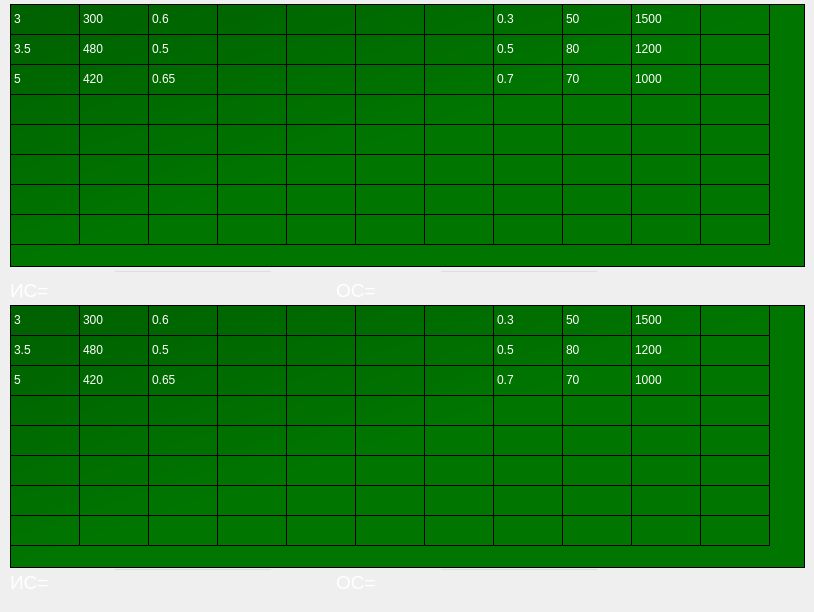
   <widget class="QWidget" name="MAI_21">
    <widget class="QLabel" name="OS_1_l_24">
     <property name="geometry">
      <rect>
       <x>336</x>
       <y>270</y>
       <width>121</width>
       <height>41</height>
      </rect>
     </property>
     <property name="styleSheet">
      <string notr="true">QLabel
{
color: white;
}</string>
     </property>
     <property name="text">
      <string>&lt;html&gt;&lt;head/&gt;&lt;body&gt;&lt;p&gt;&lt;span style=&quot; font-size:14pt;&quot;&gt;ОС=&lt;/span&gt;&lt;/p&gt;&lt;/body&gt;&lt;/html&gt;</string>
     </property>
    </widget>
    <widget class="QLineEdit" name="OS_24">
     <property name="geometry">
      <rect>
       <x>439</x>
       <y>270</y>
       <width>160</width>
       <height>30</height>
      </rect>
     </property>
     <property name="styleSheet">
      <string notr="true">QLineEdit
{
background: rgb(0,0,0,0);
color: white;
}</string>
     </property>
     <property name="text">
      <string/>
     </property>
    </widget>
    <widget class="QLabel" name="IS_1_l_24">
     <property name="geometry">
      <rect>
       <x>10</x>
       <y>270</y>
       <width>121</width>
       <height>41</height>
      </rect>
     </property>
     <property name="styleSheet">
      <string notr="true">QLabel
{
color: white;
}</string>
     </property>
     <property name="text">
      <string>&lt;html&gt;&lt;head/&gt;&lt;body&gt;&lt;p&gt;&lt;span style=&quot; font-size:14pt;&quot;&gt;ИС=&lt;/span&gt;&lt;/p&gt;&lt;/body&gt;&lt;/html&gt;</string>
     </property>
    </widget>
    <widget class="QLineEdit" name="IS_25">
     <property name="geometry">
      <rect>
       <x>113</x>
       <y>568</y>
       <width>160</width>
       <height>30</height>
      </rect>
     </property>
     <property name="styleSheet">
      <string notr="true">QLineEdit
{
background: rgb(0,0,0,0);
color: white;
}</string>
     </property>
     <property name="text">
      <string/>
     </property>
    </widget>
    <widget class="QLineEdit" name="IS_24">
     <property name="geometry">
      <rect>
       <x>113</x>
       <y>270</y>
       <width>160</width>
       <height>30</height>
      </rect>
     </property>
     <property name="styleSheet">
      <string notr="true">QLineEdit
{
background: rgb(0,0,0,0);
color: white;
}</string>
     </property>
     <property name="text">
      <string/>
     </property>
    </widget>
    <widget class="QTableWidget" name="tableWidget_36">
     <property name="geometry">
      <rect>
       <x>10</x>
       <y>4</y>
       <width>795</width>
       <height>263</height>
      </rect>
     </property>
     <property name="styleSheet">
      <string notr="true">QTableWidget
{
background-color: 
qlineargradient(x1: 0, y1: 0, x2: 0.5, y2: 0.5, stop: 0 #006000, stop: 1 #007500);
color:white;
}</string>
     </property>
     <property name="columnCount">
      <number>11</number>
     </property>
     <attribute name="horizontalHeaderVisible">
      <bool>false</bool>
     </attribute>
     <attribute name="horizontalHeaderDefaultSectionSize">
      <number>69</number>
     </attribute>
     <attribute name="verticalHeaderVisible">
      <bool>false</bool>
     </attribute>
     <row>
      <property name="text">
       <string>А</string>
      </property>
     </row>
     <row>
      <property name="text">
       <string>Б</string>
      </property>
     </row>
     <row>
      <property name="text">
       <string>В</string>
      </property>
     </row>
     <row>
      <property name="text">
       <string>Г</string>
      </property>
     </row>
     <row>
      <property name="text">
       <string>Д</string>
      </property>
     </row>
     <row>
      <property name="text">
       <string>Е</string>
      </property>
     </row>
     <row>
      <property name="text">
       <string>Ё</string>
      </property>
     </row>
     <row>
      <property name="text">
       <string>sum</string>
      </property>
     </row>
     <column>
      <property name="text">
       <string>A</string>
      </property>
     </column>
     <column>
      <property name="text">
       <string>Б</string>
      </property>
     </column>
     <column>
      <property name="text">
       <string>В</string>
      </property>
     </column>
     <column>
      <property name="text">
       <string>Г</string>
      </property>
     </column>
     <column>
      <property name="text">
       <string>Д</string>
      </property>
     </column>
     <column>
      <property name="text">
       <string>Е</string>
      </property>
     </column>
     <column>
      <property name="text">
       <string>Ё</string>
      </property>
     </column>
     <column>
      <property name="text">
       <string>П(а(i))</string>
      </property>
     </column>
     <column>
      <property name="text">
       <string>П(а(i))^(1/6)</string>
      </property>
     </column>
     <column>
      <property name="text">
       <string>x(i)</string>
      </property>
     </column>
     <column>
      <property name="text">
       <string>max(lambda)</string>
      </property>
     </column>
     <item row="0" column="0">
      <property name="text">
       <string>3</string>
      </property>
     </item>
     <item row="0" column="1">
      <property name="text">
       <string>300</string>
      </property>
     </item>
     <item row="0" column="2">
      <property name="text">
       <string>0.6</string>
      </property>
     </item>
     <item row="0" column="7">
      <property name="text">
       <string>0.3</string>
      </property>
     </item>
     <item row="0" column="8">
      <property name="text">
       <string>50</string>
      </property>
     </item>
     <item row="0" column="9">
      <property name="text">
       <string>1500</string>
      </property>
     </item>
     <item row="1" column="0">
      <property name="text">
       <string>3.5</string>
      </property>
     </item>
     <item row="1" column="1">
      <property name="text">
       <string>480</string>
      </property>
     </item>
     <item row="1" column="2">
      <property name="text">
       <string>0.5</string>
      </property>
     </item>
     <item row="1" column="7">
      <property name="text">
       <string>0.5</string>
      </property>
     </item>
     <item row="1" column="8">
      <property name="text">
       <string>80</string>
      </property>
     </item>
     <item row="1" column="9">
      <property name="text">
       <string>1200</string>
      </property>
     </item>
     <item row="2" column="0">
      <property name="text">
       <string>5</string>
      </property>
     </item>
     <item row="2" column="1">
      <property name="text">
       <string>420</string>
      </property>
     </item>
     <item row="2" column="2">
      <property name="text">
       <string>0.65</string>
      </property>
     </item>
     <item row="2" column="7">
      <property name="text">
       <string>0.7</string>
      </property>
     </item>
     <item row="2" column="8">
      <property name="text">
       <string>70</string>
      </property>
     </item>
     <item row="2" column="9">
      <property name="text">
       <string>1000</string>
      </property>
     </item>
    </widget>
    <widget class="QLabel" name="IS_1_l_25">
     <property name="geometry">
      <rect>
       <x>10</x>
       <y>562</y>
       <width>121</width>
       <height>41</height>
      </rect>
     </property>
     <property name="styleSheet">
      <string notr="true">QLabel
{
color: white;
}</string>
     </property>
     <property name="text">
      <string>&lt;html&gt;&lt;head/&gt;&lt;body&gt;&lt;p&gt;&lt;span style=&quot; font-size:14pt;&quot;&gt;ИС=&lt;/span&gt;&lt;/p&gt;&lt;/body&gt;&lt;/html&gt;</string>
     </property>
    </widget>
    <widget class="QLineEdit" name="OS_25">
     <property name="geometry">
      <rect>
       <x>439</x>
       <y>568</y>
       <width>160</width>
       <height>30</height>
      </rect>
     </property>
     <property name="styleSheet">
      <string notr="true">QLineEdit
{
background: rgb(0,0,0,0);
color: white;
}</string>
     </property>
     <property name="text">
      <string/>
     </property>
    </widget>
    <widget class="QTableWidget" name="tableWidget_37">
     <property name="geometry">
      <rect>
       <x>10</x>
       <y>305</y>
       <width>795</width>
       <height>263</height>
      </rect>
     </property>
     <property name="styleSheet">
      <string notr="true">QTableWidget
{
background-color: 
qlineargradient(x1: 0, y1: 0, x2: 0.5, y2: 0.5, stop: 0 #006000, stop: 1 #007500);
color:white;
}</string>
     </property>
     <property name="columnCount">
      <number>11</number>
     </property>
     <attribute name="horizontalHeaderVisible">
      <bool>false</bool>
     </attribute>
     <attribute name="horizontalHeaderCascadingSectionResizes">
      <bool>true</bool>
     </attribute>
     <attribute name="horizontalHeaderDefaultSectionSize">
      <number>69</number>
     </attribute>
     <attribute name="verticalHeaderVisible">
      <bool>false</bool>
     </attribute>
     <attribute name="verticalHeaderCascadingSectionResizes">
      <bool>true</bool>
     </attribute>
     <row>
      <property name="text">
       <string>А</string>
      </property>
     </row>
     <row>
      <property name="text">
       <string>Б</string>
      </property>
     </row>
     <row>
      <property name="text">
       <string>В</string>
      </property>
     </row>
     <row>
      <property name="text">
       <string>Г</string>
      </property>
     </row>
     <row>
      <property name="text">
       <string>Д</string>
      </property>
     </row>
     <row>
      <property name="text">
       <string>Е</string>
      </property>
     </row>
     <row>
      <property name="text">
       <string>Ё</string>
      </property>
     </row>
     <row>
      <property name="text">
       <string>sum</string>
      </property>
     </row>
     <column>
      <property name="text">
       <string>A</string>
      </property>
     </column>
     <column>
      <property name="text">
       <string>Б</string>
      </property>
     </column>
     <column>
      <property name="text">
       <string>В</string>
      </property>
     </column>
     <column>
      <property name="text">
       <string>Г</string>
      </property>
     </column>
     <column>
      <property name="text">
       <string>Д</string>
      </property>
     </column>
     <column>
      <property name="text">
       <string>Е</string>
      </property>
     </column>
     <column>
      <property name="text">
       <string>Ё</string>
      </property>
     </column>
     <column>
      <property name="text">
       <string>П(а(i))</string>
      </property>
     </column>
     <column>
      <property name="text">
       <string>П(а(i))^(1/6)</string>
      </property>
     </column>
     <column>
      <property name="text">
       <string>x(i)</string>
      </property>
     </column>
     <column>
      <property name="text">
       <string>max(lambda)</string>
      </property>
     </column>
     <item row="0" column="0">
      <property name="text">
       <string>3</string>
      </property>
     </item>
     <item row="0" column="1">
      <property name="text">
       <string>300</string>
      </property>
     </item>
     <item row="0" column="2">
      <property name="text">
       <string>0.6</string>
      </property>
     </item>
     <item row="0" column="7">
      <property name="text">
       <string>0.3</string>
      </property>
     </item>
     <item row="0" column="8">
      <property name="text">
       <string>50</string>
      </property>
     </item>
     <item row="0" column="9">
      <property name="text">
       <string>1500</string>
      </property>
     </item>
     <item row="1" column="0">
      <property name="text">
       <string>3.5</string>
      </property>
     </item>
     <item row="1" column="1">
      <property name="text">
       <string>480</string>
      </property>
     </item>
     <item row="1" column="2">
      <property name="text">
       <string>0.5</string>
      </property>
     </item>
     <item row="1" column="7">
      <property name="text">
       <string>0.5</string>
      </property>
     </item>
     <item row="1" column="8">
      <property name="text">
       <string>80</string>
      </property>
     </item>
     <item row="1" column="9">
      <property name="text">
       <string>1200</string>
      </property>
     </item>
     <item row="2" column="0">
      <property name="text">
       <string>5</string>
      </property>
     </item>
     <item row="2" column="1">
      <property name="text">
       <string>420</string>
      </property>
     </item>
     <item row="2" column="2">
      <property name="text">
       <string>0.65</string>
      </property>
     </item>
     <item row="2" column="7">
      <property name="text">
       <string>0.7</string>
      </property>
     </item>
     <item row="2" column="8">
      <property name="text">
       <string>70</string>
      </property>
     </item>
     <item row="2" column="9">
      <property name="text">
       <string>1000</string>
      </property>
     </item>
    </widget>
    <widget class="QLabel" name="OS_1_l_25">
     <property name="geometry">
      <rect>
       <x>336</x>
       <y>562</y>
       <width>121</width>
       <height>41</height>
      </rect>
     </property>
     <property name="styleSheet">
      <string notr="true">QLabel
{
color: white;
}</string>
     </property>
     <property name="text">
      <string>&lt;html&gt;&lt;head/&gt;&lt;body&gt;&lt;p&gt;&lt;span style=&quot; font-size:14pt;&quot;&gt;ОС=&lt;/span&gt;&lt;/p&gt;&lt;/body&gt;&lt;/html&gt;</string>
     </property>
    </widget>
   </widget>
